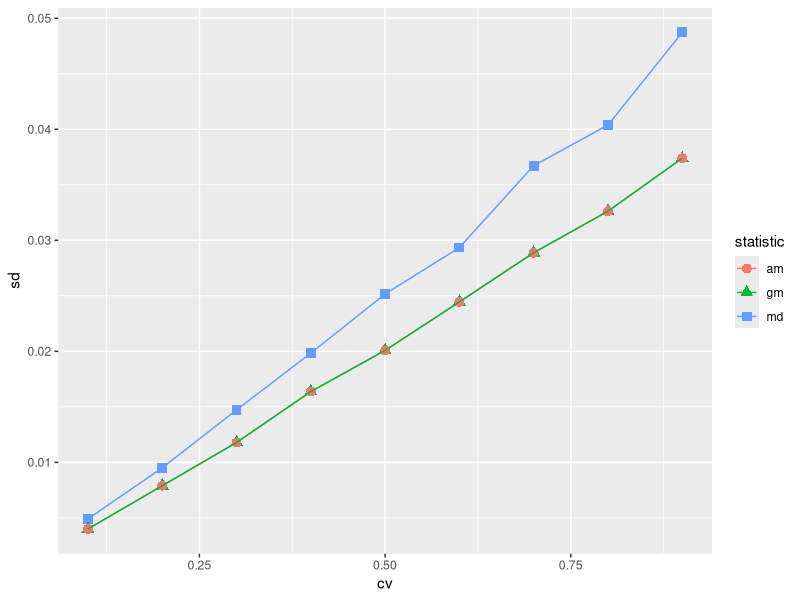
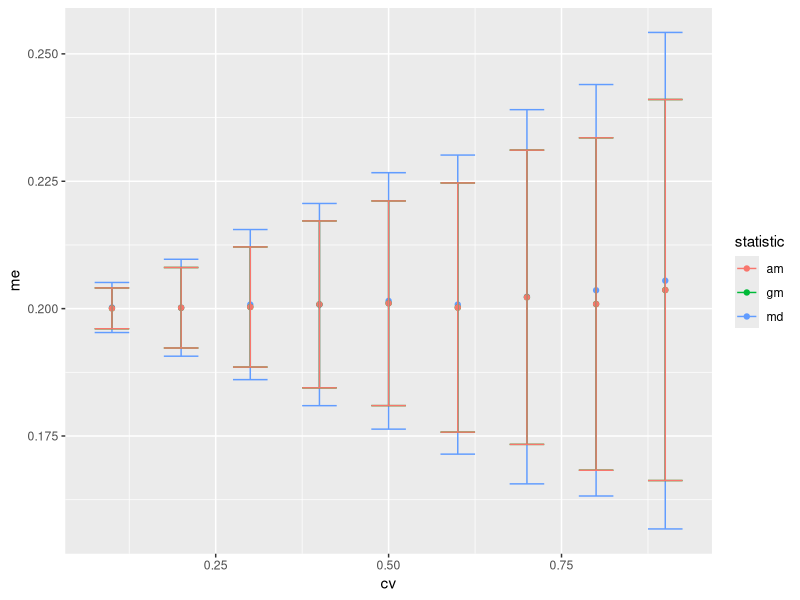

Generate these figures, in order, with R:
# Examine the robustness of alternative
# measures of central tendency for a lognormally distributed
# variable
library(ggplot2)

geomean<-function(x)exp(mean(log(x)))

summary <- NULL
for(cv in seq(0.1,0.9,0.1)){
  samples <- NULL
  for(i in 1:1000){
    # Simulate 25 years of a lognormally distributed
    # variable with a mean of 0.2
    x <- rlnorm(25,log(0.2),cv)
    # Calculate statistics
    samples <- rbind(samples,data.frame(
      md = median(x),
      gm = geomean(x),
      am = mean(x)
    ))
  }
  # Calculate standard deviation of measures
  # More robust measures will have lower sd over the samples
  summary <- rbind(summary,data.frame(
    cv = cv,
    statistic = c('md','gm','am'),
    me = c(mean(samples$md),mean(samples$gm),mean(samples$gm)),
    sd = c(sd(samples$md),sd(samples$gm),sd(samples$gm))
  ))
}

ggplot(summary,aes(x=cv,y=sd,colour=statistic,shape=statistic)) + 
  geom_point(size=3) + geom_line()

ggplot(summary,aes(x=cv,y=me,ymin=me-sd,ymax=me+sd,colour=statistic)) + 
  geom_point() + geom_errorbar(width=0.05)
